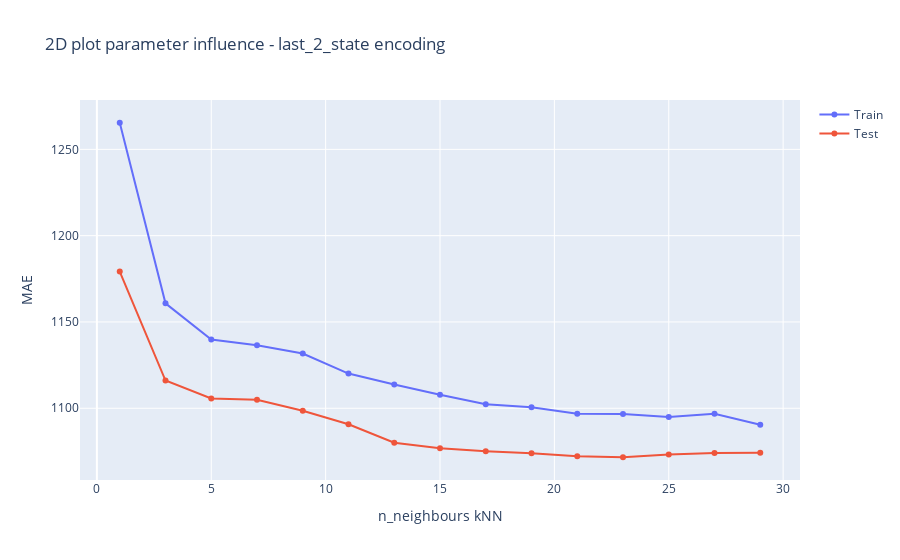

The notebook cell saved with this chart:
### Markdown cell above
## KNN regression with last-2-state encoding

### Code cell
# Import packages
from sklearn.neighbors import KNeighborsRegressor
from sklearn.metrics import mean_squared_error

# Define the K folds
nk = 5
kf = KFold(n_splits=nk, random_state=0, shuffle=True)

# Set the search space of the parameters min_samples_leaf and max_depth
n_neighbours_range = np.arange(1, 25, 2)

# Set the grid to save MAE for each parameter combination
training_MAE = np.zeros((nk , len(n_neighbours_range)))
test_MAE = np.zeros((nk , len(n_neighbours_range)))

# Loop through parameter ranges and calculate MAE
i = 0 # KFold counter
for train_index , val_index in kf.split(X_train_ls):
    X_t, X_val = X_train_ls.iloc[train_index], X_train_ls.iloc[val_index]
    y_t, y_val = y_train_ls.iloc[train_index], y_train_ls.iloc[val_index]
    j = 0 # n_neighbour counter
    for n_neigbour in n_neighbours_range:
        knn_reg = KNeighborsRegressor(n_neighbors=n_neigbour, weights='distance')
        knn_reg.fit(X_t, y_t)
        # Calculate the MAE on the validation data
        y_pred = knn_reg.predict(X_val)
        training_MAE[i][j] = mean_absolute_error(y_val, y_pred)
        # Make predictions for the test data
        test_prediction = knn_reg.predict(X_test_ls)
        test_MAE[i][j] = mean_absolute_error(y_test_ls, test_prediction)
        j += 1
    i += 1

# Get the index of the highest MAE from the MAE grid and translate it to optimal parameter
neighbour_index = list(np.unravel_index(np.argmin(np.mean(training_MAE, axis=0)), np.array(training_MAE).shape))[1]
best_n_neighbours = n_neighbours_range[neighbour_index]

print('\n\033[1m' + 'The optimal parameter based on MAE is:' + '\033[0m' + '\nn_neighbours: {}'.format(best_n_neighbours))

# Plot 2d graph showing the influence of n_neighbours on training and testing MAE
fig = go.Figure()
fig.add_trace(go.Scatter(x=n_neighbours_range, y=np.mean(training_MAE , axis = 0), mode='lines+markers', name='Validation')) 
fig.add_trace(go.Scatter(x=n_neighbours_range, y=np.mean(test_MAE , axis = 0), mode='lines+markers', name='Test'))
fig.update_layout(
    title="2D plot parameter influence - last_2_state encoding",
    xaxis_title="n_neighbours kNN",
    yaxis_title="MAE"
)
fig.show()

# Compute the performance of the model on your held-out test data
prediction = KNeighborsRegressor(n_neighbors=best_n_neighbours).fit(X_train_ls, y_train_ls).predict(X_test_ls)

print(
    '\n\033[1m' +'\nThe performance of the model on the heldout data is:' + '\033[0m' +' \nMSE: {}\nr2_score: {}\nMAE: {}\nRMSE: {}'
    .format(
        mean_squared_error(y_test_ls, prediction),
        r2_score(y_test_ls, prediction),
        mean_absolute_error(y_test_ls, prediction),
        mean_squared_error(y_test_ls, prediction, squared=True)
    )
)

### Figure 1 — Plotly figure (JSON) as saved in the notebook; plotly's stock layout.template omitted (floating-point values rounded to 4 significant figures)
{"data": [{"mode": "lines+markers", "name": "Train", "type": "scatter", "x": [1, 3, 5, 7, 9, 11, 13, 15, 17, 19, 21, 23, 25, 27, 29], "y": [1265.0, 1161.0, 1140.0, 1136.0, 1132.0, 1120.0, 1114.0, 1108.0, 1102.0, 1101.0, 1097.0, 1097.0, 1095.0, 1097.0, 1090.0]}, {"mode": "lines+markers", "name": "Test", "type": "scatter", "x": [1, 3, 5, 7, 9, 11, 13, 15, 17, 19, 21, 23, 25, 27, 29], "y": [1179.0, 1116.0, 1106.0, 1105.0, 1099.0, 1091.0, 1080.0, 1077.0, 1075.0, 1074.0, 1072.0, 1072.0, 1073.0, 1074.0, 1074.0]}], "layout": {"title": {"text": "2D plot parameter influence - last_2_state encoding"}, "xaxis": {"title": {"text": "n_neighbours kNN"}}, "yaxis": {"title": {"text": "MAE"}}}}
